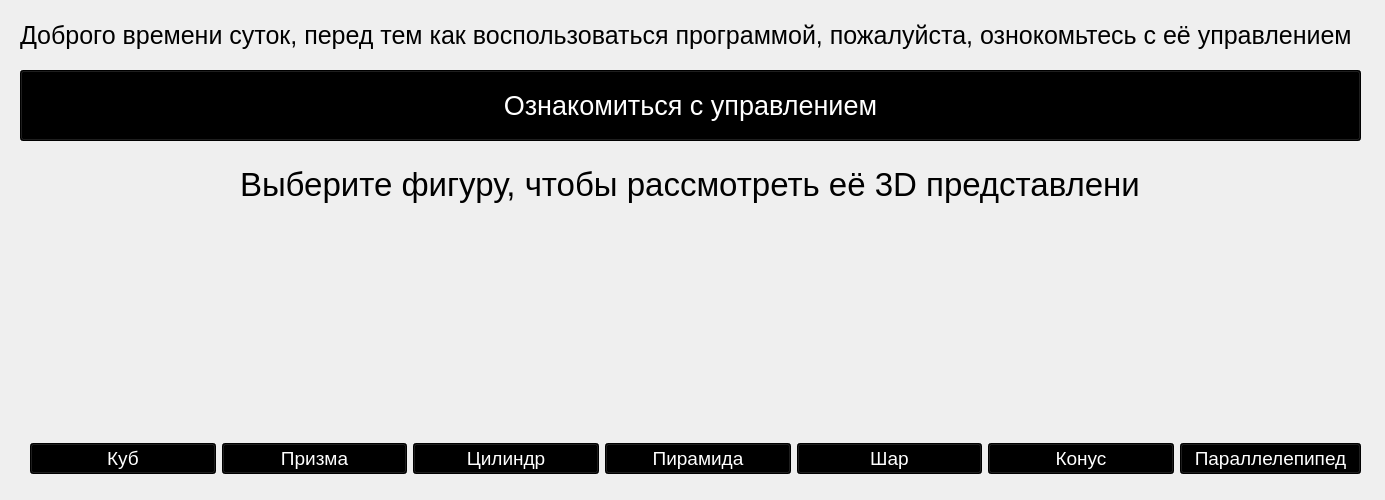
<?xml version="1.0" encoding="UTF-8"?>
<ui version="4.0">
 <class>MainWindow</class>
 <widget class="QMainWindow" name="MainWindow">
  <property name="geometry">
   <rect>
    <x>0</x>
    <y>0</y>
    <width>1385</width>
    <height>500</height>
   </rect>
  </property>
  <property name="minimumSize">
   <size>
    <width>1385</width>
    <height>500</height>
   </size>
  </property>
  <property name="maximumSize">
   <size>
    <width>1385</width>
    <height>500</height>
   </size>
  </property>
  <property name="windowTitle">
   <string>WI3DE Programm</string>
  </property>
  <property name="windowIcon">
   <iconset theme="икон">
    <normaloff>Images/икон.ico</normaloff>Images/икон.ico</iconset>
  </property>
  <property name="styleSheet">
   <string notr="true"/>
  </property>
  <property name="iconSize">
   <size>
    <width>50</width>
    <height>50</height>
   </size>
  </property>
  <property name="animated">
   <bool>true</bool>
  </property>
  <widget class="QWidget" name="centralwidget">
   <widget class="QLabel" name="label_7">
    <property name="geometry">
     <rect>
      <x>240</x>
      <y>160</y>
      <width>901</width>
      <height>51</height>
     </rect>
    </property>
    <property name="font">
     <font>
      <pointsize>25</pointsize>
      <weight>50</weight>
      <bold>false</bold>
      <underline>false</underline>
      <strikeout>false</strikeout>
     </font>
    </property>
    <property name="cursor">
     <cursorShape>ArrowCursor</cursorShape>
    </property>
    <property name="focusPolicy">
     <enum>Qt::ClickFocus</enum>
    </property>
    <property name="contextMenuPolicy">
     <enum>Qt::NoContextMenu</enum>
    </property>
    <property name="layoutDirection">
     <enum>Qt::LeftToRight</enum>
    </property>
    <property name="text">
     <string>Выберите фигуру, чтобы рассмотреть её 3D представление</string>
    </property>
   </widget>
   <widget class="QWidget" name="layoutWidget">
    <property name="geometry">
     <rect>
      <x>30</x>
      <y>220</y>
      <width>1331</width>
      <height>254</height>
     </rect>
    </property>
    <layout class="QHBoxLayout" name="horizontalLayout_2">
     <item>
      <layout class="QHBoxLayout" name="horizontalLayout">
       <item>
        <layout class="QVBoxLayout" name="verticalLayout">
         <item>
          <widget class="QLabel" name="img1">
           <property name="minimumSize">
            <size>
             <width>181</width>
             <height>211</height>
            </size>
           </property>
           <property name="maximumSize">
            <size>
             <width>1211111</width>
             <height>1111112</height>
            </size>
           </property>
           <property name="text">
            <string/>
           </property>
           <property name="pixmap">
            <pixmap>Images/cub2.png</pixmap>
           </property>
          </widget>
         </item>
         <item>
          <widget class="QPushButton" name="Cub">
           <property name="font">
            <font>
             <pointsize>14</pointsize>
            </font>
           </property>
           <property name="cursor">
            <cursorShape>PointingHandCursor</cursorShape>
           </property>
           <property name="styleSheet">
            <string notr="true">background-color: rgb(0, 0, 0);
color: rgb(255, 255, 255);
</string>
           </property>
           <property name="text">
            <string>Куб</string>
           </property>
          </widget>
         </item>
        </layout>
       </item>
       <item>
        <layout class="QVBoxLayout" name="verticalLayout_2">
         <item>
          <widget class="QLabel" name="img1_2">
           <property name="minimumSize">
            <size>
             <width>181</width>
             <height>211</height>
            </size>
           </property>
           <property name="maximumSize">
            <size>
             <width>1211111</width>
             <height>1111112</height>
            </size>
           </property>
           <property name="text">
            <string/>
           </property>
           <property name="pixmap">
            <pixmap>Images/prizma.png</pixmap>
           </property>
          </widget>
         </item>
         <item>
          <widget class="QPushButton" name="Prizma">
           <property name="font">
            <font>
             <pointsize>14</pointsize>
            </font>
           </property>
           <property name="cursor">
            <cursorShape>PointingHandCursor</cursorShape>
           </property>
           <property name="styleSheet">
            <string notr="true">background-color: rgb(0, 0, 0);
color: rgb(255, 255, 255);
</string>
           </property>
           <property name="text">
            <string>Призма</string>
           </property>
          </widget>
         </item>
        </layout>
       </item>
       <item>
        <layout class="QVBoxLayout" name="verticalLayout_3">
         <item>
          <widget class="QLabel" name="img1_3">
           <property name="minimumSize">
            <size>
             <width>181</width>
             <height>211</height>
            </size>
           </property>
           <property name="maximumSize">
            <size>
             <width>1211111</width>
             <height>1111112</height>
            </size>
           </property>
           <property name="text">
            <string/>
           </property>
           <property name="pixmap">
            <pixmap>Images/cilindr.png</pixmap>
           </property>
          </widget>
         </item>
         <item>
          <widget class="QPushButton" name="Cilindr">
           <property name="font">
            <font>
             <pointsize>14</pointsize>
            </font>
           </property>
           <property name="cursor">
            <cursorShape>PointingHandCursor</cursorShape>
           </property>
           <property name="styleSheet">
            <string notr="true">background-color: rgb(0, 0, 0);
color: rgb(255, 255, 255);
</string>
           </property>
           <property name="text">
            <string>Цилиндр</string>
           </property>
          </widget>
         </item>
        </layout>
       </item>
       <item>
        <layout class="QVBoxLayout" name="verticalLayout_4">
         <item>
          <widget class="QLabel" name="img1_4">
           <property name="minimumSize">
            <size>
             <width>181</width>
             <height>211</height>
            </size>
           </property>
           <property name="maximumSize">
            <size>
             <width>1211111</width>
             <height>1111112</height>
            </size>
           </property>
           <property name="text">
            <string/>
           </property>
           <property name="pixmap">
            <pixmap>Images/piramida.png</pixmap>
           </property>
          </widget>
         </item>
         <item>
          <widget class="QPushButton" name="Piramida">
           <property name="font">
            <font>
             <pointsize>14</pointsize>
            </font>
           </property>
           <property name="cursor">
            <cursorShape>PointingHandCursor</cursorShape>
           </property>
           <property name="styleSheet">
            <string notr="true">background-color: rgb(0, 0, 0);
color: rgb(255, 255, 255);
</string>
           </property>
           <property name="text">
            <string>Пирамида</string>
           </property>
          </widget>
         </item>
        </layout>
       </item>
       <item>
        <layout class="QVBoxLayout" name="verticalLayout_5">
         <item>
          <widget class="QLabel" name="img1_5">
           <property name="minimumSize">
            <size>
             <width>181</width>
             <height>211</height>
            </size>
           </property>
           <property name="maximumSize">
            <size>
             <width>1211111</width>
             <height>1111112</height>
            </size>
           </property>
           <property name="text">
            <string/>
           </property>
           <property name="pixmap">
            <pixmap>Images/shar.png</pixmap>
           </property>
          </widget>
         </item>
         <item>
          <widget class="QPushButton" name="Shar">
           <property name="font">
            <font>
             <pointsize>14</pointsize>
            </font>
           </property>
           <property name="cursor">
            <cursorShape>PointingHandCursor</cursorShape>
           </property>
           <property name="styleSheet">
            <string notr="true">background-color: rgb(0, 0, 0);
color: rgb(255, 255, 255);
</string>
           </property>
           <property name="text">
            <string>Шар</string>
           </property>
          </widget>
         </item>
        </layout>
       </item>
       <item>
        <layout class="QVBoxLayout" name="verticalLayout_6">
         <item>
          <widget class="QLabel" name="img1_6">
           <property name="minimumSize">
            <size>
             <width>181</width>
             <height>211</height>
            </size>
           </property>
           <property name="maximumSize">
            <size>
             <width>1211111</width>
             <height>1111112</height>
            </size>
           </property>
           <property name="text">
            <string/>
           </property>
           <property name="pixmap">
            <pixmap>Images/konus2.png</pixmap>
           </property>
          </widget>
         </item>
         <item>
          <widget class="QPushButton" name="Konus">
           <property name="font">
            <font>
             <pointsize>14</pointsize>
            </font>
           </property>
           <property name="cursor">
            <cursorShape>PointingHandCursor</cursorShape>
           </property>
           <property name="styleSheet">
            <string notr="true">background-color: rgb(0, 0, 0);
color: rgb(255, 255, 255);
</string>
           </property>
           <property name="text">
            <string>Конус</string>
           </property>
          </widget>
         </item>
        </layout>
       </item>
      </layout>
     </item>
     <item>
      <layout class="QVBoxLayout" name="verticalLayout_7">
       <item>
        <widget class="QLabel" name="img1_7">
         <property name="minimumSize">
          <size>
           <width>181</width>
           <height>211</height>
          </size>
         </property>
         <property name="maximumSize">
          <size>
           <width>181</width>
           <height>1111112</height>
          </size>
         </property>
         <property name="text">
          <string/>
         </property>
         <property name="pixmap">
          <pixmap>Images/parall.png</pixmap>
         </property>
        </widget>
       </item>
       <item>
        <widget class="QPushButton" name="Konus_2">
         <property name="minimumSize">
          <size>
           <width>181</width>
           <height>0</height>
          </size>
         </property>
         <property name="maximumSize">
          <size>
           <width>181</width>
           <height>16777215</height>
          </size>
         </property>
         <property name="font">
          <font>
           <pointsize>14</pointsize>
          </font>
         </property>
         <property name="cursor">
          <cursorShape>PointingHandCursor</cursorShape>
         </property>
         <property name="styleSheet">
          <string notr="true">background-color: rgb(0, 0, 0);
color: rgb(255, 255, 255);
</string>
         </property>
         <property name="text">
          <string>Параллелепипед</string>
         </property>
        </widget>
       </item>
      </layout>
     </item>
    </layout>
   </widget>
   <widget class="QLabel" name="label">
    <property name="geometry">
     <rect>
      <x>20</x>
      <y>0</y>
      <width>1371</width>
      <height>71</height>
     </rect>
    </property>
    <property name="font">
     <font>
      <pointsize>19</pointsize>
     </font>
    </property>
    <property name="text">
     <string>Доброго времени суток, перед тем как воспользоваться программой, пожалуйста, ознокомьтесь с её управлением</string>
    </property>
   </widget>
   <widget class="QPushButton" name="pushButton">
    <property name="geometry">
     <rect>
      <x>20</x>
      <y>70</y>
      <width>1341</width>
      <height>71</height>
     </rect>
    </property>
    <property name="font">
     <font>
      <pointsize>20</pointsize>
     </font>
    </property>
    <property name="cursor">
     <cursorShape>PointingHandCursor</cursorShape>
    </property>
    <property name="styleSheet">
     <string notr="true">background-color: rgb(0, 0, 0);
color: rgb(255, 255, 255);
</string>
    </property>
    <property name="text">
     <string>Ознакомиться с управлением</string>
    </property>
   </widget>
   <widget class="QLabel" name="label_2">
    <property name="geometry">
     <rect>
      <x>-10</x>
      <y>-20</y>
      <width>1421</width>
      <height>591</height>
     </rect>
    </property>
    <property name="text">
     <string/>
    </property>
    <property name="pixmap">
     <pixmap>Images/Без имени-1.jpg</pixmap>
    </property>
   </widget>
   <zorder>label_2</zorder>
   <zorder>label_7</zorder>
   <zorder>layoutWidget</zorder>
   <zorder>label</zorder>
   <zorder>pushButton</zorder>
  </widget>
 </widget>
 <resources/>
 <connections/>
</ui>
